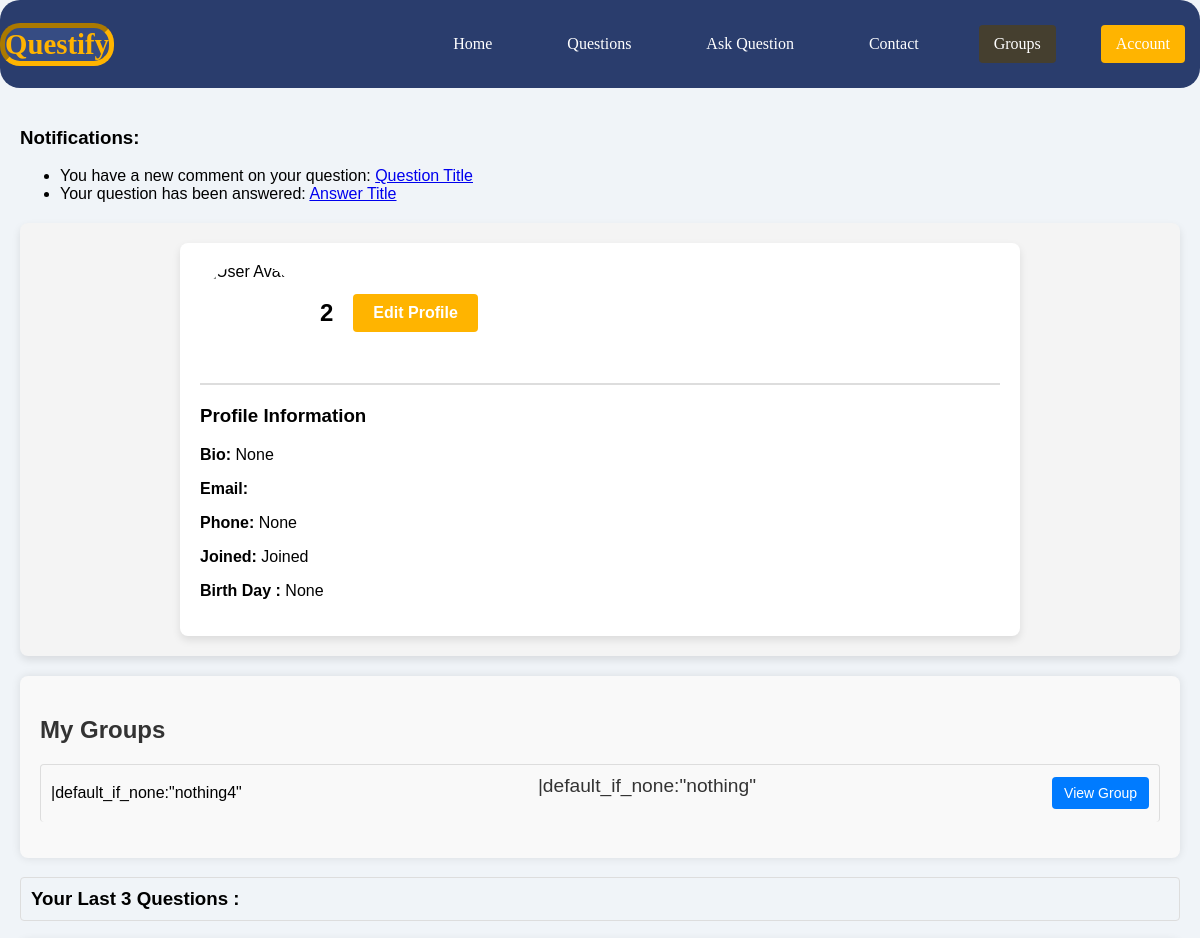
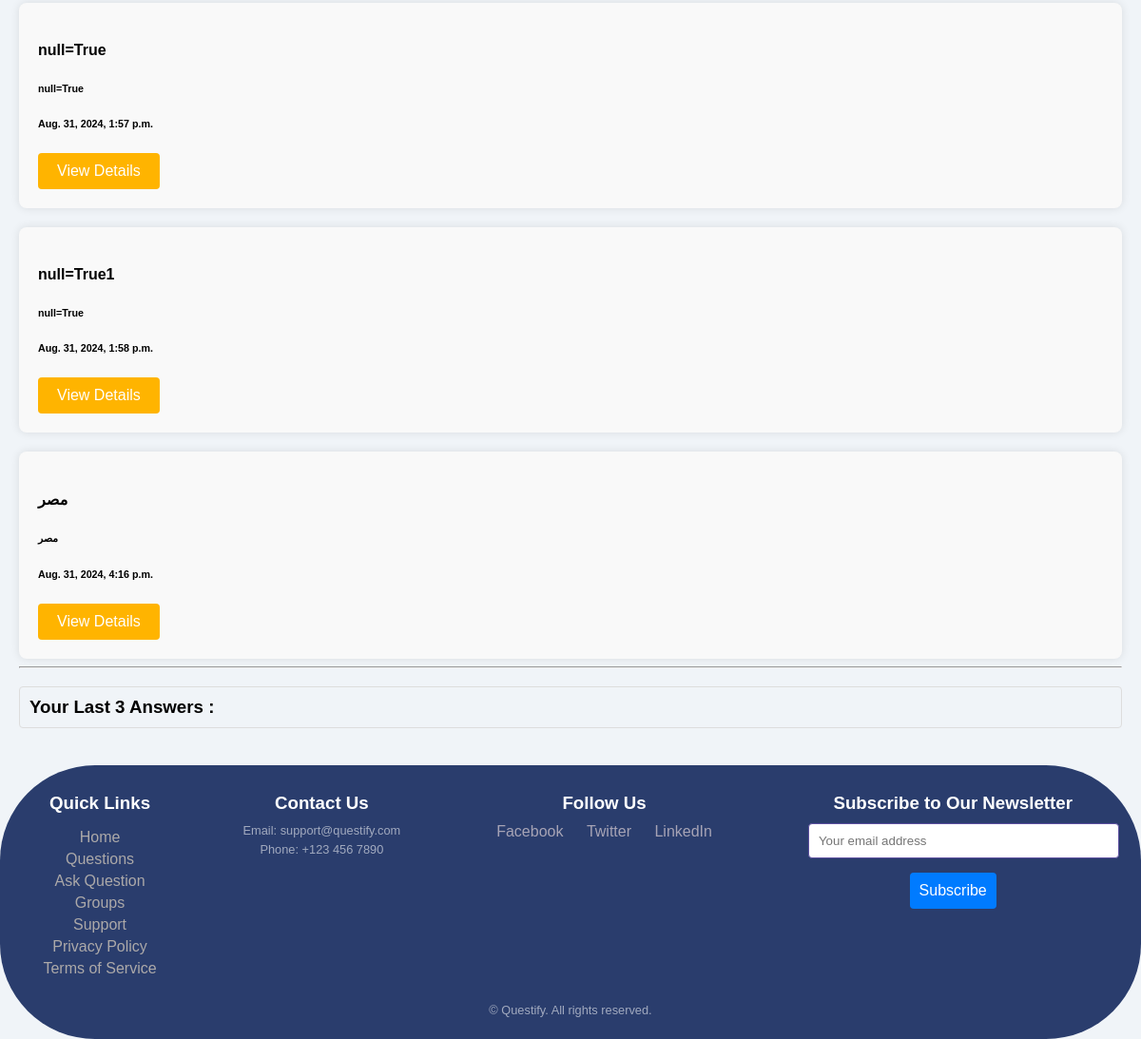
The page /accounts/profile/2 (signed in) on the database its author committed (2 pictures, top to bottom).
### accounts/models.py (models this page shows, shortened)
class Profile(models.Model):
    user        = models.OneToOneField(User, on_delete=models.CASCADE)
    birth_day   = models.DateTimeField( auto_now=False, auto_now_add=False,null=True,blank=True)
    bio         = models.TextField(max_length=50,null=True,blank=True)
    tel         = models.CharField(max_length=20,null=True,blank=True)
    image       = models.ImageField(upload_to="profile_image", height_field=None, width_field=None, max_length=None,null=True,blank=True)
    slug        = models.SlugField(unique=True,blank=True,null=True)

### group/models.py (models this page shows, shortened)
class Group(models.Model):
    leader      = models.ForeignKey(User,on_delete=models.CASCADE,related_name="Leader",unique=False)
    name        = models.CharField(max_length=50,unique=True)
    bio         = models.TextField(max_length=50,null=True,blank=True)
    created_at  = models.DateTimeField(auto_now=True,auto_created=True,null=True, blank=True)
    members     = models.ManyToManyField(User,blank=True ,related_name="Members",unique=False)
    class Meta:
        get_latest_by =  'created_at'

### ask/models.py (models this page shows, shortened)
class Question(models.Model):
    title      = models.CharField(max_length=40 , unique=True )
    content    = models.TextField(max_length=  40, blank=True  )
    rating     = models.IntegerField(null=True, blank=True)
    created_at = models.DateTimeField(auto_now=True,auto_created=True,null=True, blank=True)
    last_edit  = models.DateTimeField(auto_created=True,null=True, blank=True)
    user       = models.ForeignKey(User,on_delete=models.CASCADE,related_name="Question_user")
    like       = models.ManyToManyField(User , blank=True ,related_name="Question_like")
    group      = models.ForeignKey(Group ,on_delete=models.CASCADE, blank=True ,null=True,related_name="group_question")
    class Meta:
        get_latest_by =  'created_at'

### accounts/views.py (the view)
# urls.py: path('profile/<slug:slug>',views.profile,name='profile'),
@login_required
def profile(request,slug):
    profile   = get_object_or_404(Profile,slug=slug)
    myposts   = Question.objects.filter(user=request.user).all()[0:3]
    myanswers = Answer.objects.filter(user=request.user).all()[0:3]
    groups = Group.objects.all()
    mygroups=[]
    for group in groups :
        if request.user in group.members.all() :
            mygroups.append(group)
    return render(request,"registration/profile.html",{"profile":profile,'mygroups':mygroups,'myposts':myposts,'myanswers':myanswers})

### accounts/templates/registration/profile.html (shortened to what this page needs)
{% extends "base.html" %}
{% block body %}
<main>
  <section class="notifications">
      <h3>Notifications:</h3>
      <ul>
          <li>You have a new comment on your question: <a href="question_detail.html?id=1">Question Title</a></li>
          <li>Your question has been answered: <a href="answer_detail.html?id=2">Answer Title</a></li>
      </ul>
  </section>
        <section class="profile">
            <div class="profile-container">
                <div class="profile-header">
                    <img src="{{profile.image}}" alt="User Avatar" class="profile-avatar">
                    <h2>{{profile.user}}</h2>
                    <a href="{% url 'accounts:profile_edit' profile.slug %}" class="btn-edit-profile">Edit Profile</a>
                </div>
                <div class="profile-info">
              <h3>Profile Information</h3>
              <p><strong>Bio:</strong> {{profile.bio}}</p>
              <p><strong>Email:</strong> {{profile.user.email}}</p>
              <p><strong>Phone:</strong> {{profile.tel}}</p>
              <p><strong>Joined:</strong> Joined</p>
              <p><strong>Birth Day :</strong> {{profile.birth_day}}</p>
            </div>
        </section>
        <section class="user-questions">
            <h2>My Groups</h2>
            <ul>
                {% for group in mygroups  %}
                <li>
                    <span>{{group.name}}</span>
                    <p class="question-description">{{group.bio}}</p>
                    <a href='{% url "group:group_detail" group.id %}' class="btn-detail">View Group</a>
                </li>
                {% endfor %}
            </ul>
        </section>
          <h3 class= "quest_last">Your Last 3 Questions :</h3>
          {% for mypost in myposts %}
          <div class="user-questions">
              <ul id="questions-list">
                <h4> {{mypost.title}}</h3>
                <h6>{{mypost.content}}</h3>
                <h6> {{mypost.created_at}}</h3>
                    </ul>
                <a href="{% url 'ask:question_detail' mypost.id %}" class="btn details-btn">View Details</a>
            </div>
            {% endfor %}
            <hr>
            <h3 class= "quest_last">Your Last 3 Answers :</h3>
</main>
    {% endblock body %}

### static/style.css (style rules this page uses)
body { font-family: 'Arial', sans-serif; margin: 0; padding: 0; background-color: #f0f4f8; }
main { padding: 20px; }
.latest-questions, .questions-list, .ask-question, .profile, .profile-edit { background-color: whitesmoke; padding: 30px; margin: 20px 0; border-radius: 8px; box-shadow: 0 4px 8px rgba(0, 0, 0, 0.1); }
.details-btn { display: inline-block; background-color: #ffb400; color: white; padding: 10px 20px; border-radius: 4px; text-decoration: none; font-size: 1em; }
.question-description { font-size: 1.2em; color: #333; margin: 0 0 15px; }
.profile { padding: 20px; background-color: #f4f4f4; }
.profile-container { max-width: 800px; margin: 0 auto; background-color: #ffffff; border-radius: 8px; box-shadow: 0 4px 8px rgba(0, 0, 0, 0.1); padding: 20px; }
.profile-header { display: flex; align-items: center; gap: 20px; border-bottom: 2px solid #ddd; padding-bottom: 20px; margin-bottom: 20px; }
.profile-avatar { width: 100px; height: 100px; border-radius: 50%; object-fit: cover; }
.btn-edit-profile { background-color: #ffb400; color: white; padding: 10px 20px; border-radius: 4px; text-decoration: none; font-weight: bold; display: inline-block; }
.profile-info h3 { margin-top: 0; }
.user-questions, .user-answers { margin-top: 20px; }
.user-questions ul, .user-answers ul { list-style-type: none; padding: 0; }
.user-questions li, .user-answers li { background-color: #f9f9f9; padding: 10px; border-radius: 4px; margin-bottom: 10px; border: 1px solid #ddd; }
h3.quest_last { padding: 10px; border-radius: 4px; border: 1px solid #ddd; }
.user-questions { background-color: #f9f9f9; padding: 20px; border-radius: 8px; box-shadow: 0 0 10px rgba(0, 0, 0, 0.1); }
.user-questions h2 { color: #333; }
.user-questions ul { list-style: none; padding: 0; }
.user-questions li { padding: 10px; border-bottom: 1px solid #ddd; display: flex; justify-content: space-between; align-items: center; }
.user-questions li:last-child { border-bottom: none; }
.btn-detail { background-color: #007bff; color: #fff; padding: 8px 12px; border-radius: 4px; text-decoration: none; font-size: 14px; transition: background-color 0.3s; }

### rows shown on the page
Profile: user "2", bio "None", tel "None", birth_day "None"
Group: name "|default_if_none:\"nothing4\"", bio "|default_if_none:\"nothing\""
Question: title "null=True", content "null=True", created_at "Aug. 31, 2024, 1:57 p.m."
Question: title "null=True1", content "null=True", created_at "Aug. 31, 2024, 1:58 p.m."
Question: title "مصر", content "مصر", created_at "Aug. 31, 2024, 4:16 p.m."
